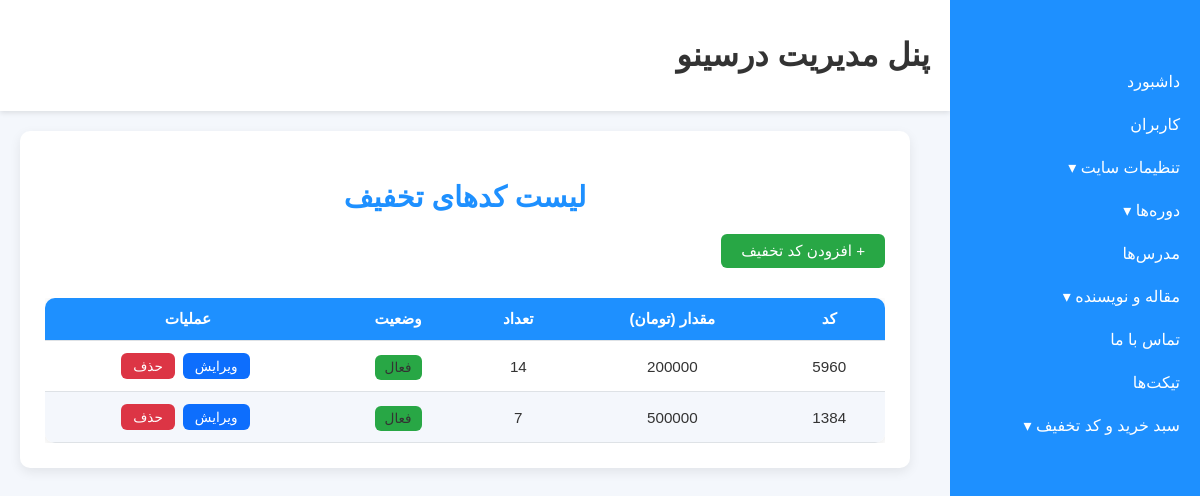
/admin_panel/discount/ (signed in), run on the app's committed database.
### cart_module/models.py (models this page shows, shortened)
class DiscountCode(models.Model):
    code = models.CharField(max_length=20, unique=True, verbose_name="کد تخفیف")
    amount = models.IntegerField(verbose_name="مقدار تخفیف (تومان)")
    active = models.BooleanField(default=True, verbose_name="فعال/غیرفعال")
    quantity = models.IntegerField(default=1,verbose_name="تعداد کد تخفیف")
    class Meta:
        verbose_name = "کد تخفیف"
        verbose_name_plural = "کدهای تخفیف"

### admin_panel/views.py (the view)
class DiscountListView(StaffRequiredMixin, ListView):
    model = DiscountCode
    template_name = 'admin_panel/cart/discount_list.html'
    context_object_name = 'codes'

### admin_panel/views.py (called while the page is built)
    def test_func(self):
        return self.request.user.is_staff

### context_processors/context_processors.py (called while the page is built)
def site_footer(request):
    site_setting = SiteSetting.objects.filter(is_main_setting=True).first()
    footer_link_boxes = FooterLinkBox.objects.prefetch_related('links').all()
    return{'footer_link_boxes':footer_link_boxes, 'setting':site_setting }

### admin_panel/templates/admin_panel/cart/discount_list.html
{% extends "admin_panel/admin_panel_base.html" %}
{% load humanize %}
{% block content %}
<div class="card-wrapper mt-4">
    <div class="card shadow-sm p-4">
        <div class="d-flex justify-content-between align-items-center mb-3">
            <h2 class="page-title">لیست کدهای تخفیف</h2>
            <a href="{% url 'admin_panel:discount_create' %}" class="btn btn-success btn-add">+ افزودن کد تخفیف</a>
        </div>
        <div class="table-container">
            <table class="custom-table">
                <thead>
                    <tr>
                        <th>کد</th>
                        <th>مقدار (تومان)</th>
                        <th>تعداد</th>
                        <th>وضعیت</th>
                        <th>عملیات</th>
                    </tr>
                </thead>
                <tbody>
                    {% for code in codes %}
                    <tr>
                        <td>{{ code.code }}</td>
                        <td>{{ code.amount|intcomma }}</td>
                        <td>{{ code.quantity }}</td>
                        <td>
                            {% if code.active %}
                                <span class="badge bg-success">فعال</span>
                            {% else %}
                                <span class="badge bg-danger">غیرفعال</span>
                            {% endif %}
                        </td>
                        <td class="actions-cell">
                            <a href="{% url 'admin_panel:discount_update' code.pk %}" class="btn-action btn-edit">ویرایش</a>
                            <a href="{% url 'admin_panel:discount_delete' code.pk %}" class="btn-action btn-delete">حذف</a>
                        </td>
                    </tr>
                    {% empty %}
                    <tr>
                        <td colspan="5" class="text-center text-muted">هیچ کدی ثبت نشده است.</td>
                    </tr>
                    {% endfor %}
                </tbody>
            </table>
        </div>
    </div>
</div>
{% endblock %}

### static/css/admin_panel.css (style rules this page uses)
body { font-family: 'Vazir', sans-serif; margin: 0; padding: 0; background-color: #f4f7fc; color: #333; }
.page-title { font-size: 1.6rem; margin-bottom: 20px; }
.table-container { overflow-x: auto; }
.custom-table { width: 100%; border-collapse: collapse; background-color: #fff; box-shadow: 0 2px 8px rgba(0,0,0,0.1); border-radius: 10px; overflow: hidden; }
.custom-table th, .custom-table td { padding: 12px 15px; text-align: center; border-bottom: 1px solid #ddd; }
.custom-table th { background-color: #1E90FF; color: #fff; font-weight: bold; }
.custom-table tr:nth-child(even) { background-color: #f4f7fc; }
.btn-edit { display: inline-block; padding: 6px 12px; background-color: #1E90FF; color: #fff; border-radius: 5px; text-decoration: none; font-size: 0.9rem; }
.page-title { font-size: 1.6rem; font-weight: bold; margin-bottom: 20px; text-align: center; color: #1E90FF; }
.btn-add { display: inline-block; padding: 8px 20px; background-color: #28a745; color: #fff; border-radius: 6px; text-decoration: none; font-size: 0.95rem; margin-bottom: 15px; }
.btn-edit { display: inline-block; padding: 6px 12px; background-color: #1E90FF; color: #fff; border-radius: 5px; text-decoration: none; font-size: 0.85rem; margin-right: 5px; }
.btn-delete { display: inline-block; padding: 6px 12px; background-color: #dc3545; color: #fff; border-radius: 5px; text-decoration: none; font-size: 0.85rem; }
.page-title { font-size: 1.6rem; font-weight: bold; color: #1E90FF; }
.btn-add { padding: 8px 20px; background-color: #28a745; color: #fff; border-radius: 6px; text-decoration: none; font-size: 0.95rem; }
.btn-edit { display: inline-block; padding: 6px 12px; background-color: #1E90FF; color: #fff; border-radius: 5px; text-decoration: none; margin-right: 5px; font-size: 0.85rem; }
.custom-table { width: 100%; border-collapse: collapse; background-color: #fff; box-shadow: 0 2px 12px rgba(0,0,0,0.1); border-radius: 10px; overflow: hidden; }
.page-title { font-size: 1.5rem; font-weight: bold; margin-bottom: 20px; text-align: center; color: #1E90FF; }
.page-title { font-size: 1.5rem; font-weight: bold; color: #1E90FF; text-align: center; }
.custom-table { width: 100%; border-collapse: collapse; background-color: #fff; border-radius: 10px; overflow: hidden; box-shadow: 0 2px 12px rgba(0,0,0,0.1); }
.page-title { text-align: center; font-size: 1.5rem; color: #1E90FF; margin-bottom: 20px; }
.custom-table { width: 100%; border-collapse: collapse; }
.custom-table th, .custom-table td { padding: 12px 15px; text-align: center; border-bottom: 1px solid #eee; }
.page-title { color: #1E90FF; text-align: center; margin-bottom: 20px; }
.page-title { margin-bottom: 25px; }
.custom-table { width: 100%; border-collapse: collapse; font-size: 0.95rem; }
.custom-table th, .custom-table td { padding: 12px 15px; border-bottom: 1px solid #dee2e6; text-align: center; }
.custom-table thead { background-color: #f8f9fa; font-weight: 600; }
.badge.bg-success { background-color: #28a745 !important; }
.card-wrapper { max-width: 900px; margin: 0 auto 40px auto; }
.card { background-color: #fff; border-radius: 10px; padding: 25px; box-shadow: 0 4px 12px rgba(0,0,0,0.08); }
.page-title { font-size: 1.6rem; font-weight: 600; }
.card-wrapper { max-width: 1000px; margin: 0 auto 40px auto; }
.btn-add { padding: 8px 20px; font-size: 0.95rem; border-radius: 6px; }
.table-container { overflow-x: auto; margin-top: 15px; }
.badge { font-size: 0.85rem; padding: 5px 10px; border-radius: 6px; }
.actions-cell { display: flex; justify-content: center; gap: 8px; }
.btn-action { padding: 5px 12px; border-radius: 6px; font-size: 0.85rem; font-weight: 500; text-decoration: none; transition: all 0.2s ease; }
.btn-edit { background-color: #0d6efd; color: #fff; }
.btn-delete { background-color: #dc3545; color: #fff; }
.page-title { font-size: 1.8rem; margin-bottom: 20px; font-weight: 600; }

### data on the page
DiscountCode: code "5960", amount "200000", quantity "14", active "فعال"
DiscountCode: code "1384", amount "500000", quantity "7", active "فعال"
